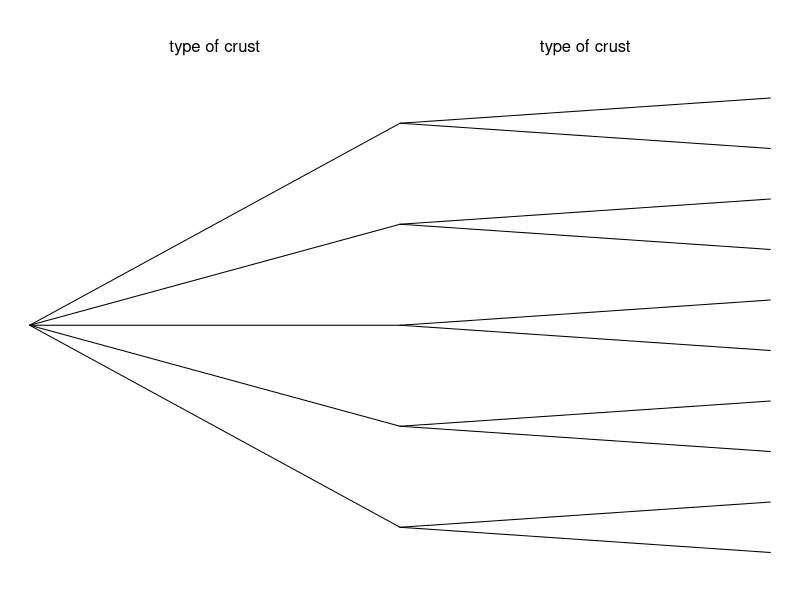

The R script that drew this image:
## ---- chunk 1
names = c("Matilda","Wilhelmina","Rosalie","Norma","Birtie","Clarissa","Claude","Delilah")

item = c("type of crust","topping","type of crust","size","sauce")
items = c("types of crust","toppings","types of crust","sizes","sauces")


while(T){
  ns = sample(2:6,2,replace=T)
  if(prod(ns) < 21){
    break
  }
}

na = sample(names,1)
i = sample(1:length(item),2)
it = item[i]
its = items[i]
## ---- chunk 2
par(mar=c(0,0,0,0))
plot(1,1,type ="n",axes=F,ann=F,xlim=c(0,1),ylim=c(0,1.1))
a = ns[1]
b = prod(ns)

as = (2*(1:a)-1)/(a*2)
bs = (2*(1:b)-1)/(b*2)

for(i in 1:a){
  lines(c(0,0.5),c(0.5,as[i]))
  for(j in 1:ns[2]){
    lines(c(0.5,1),c(as[i],bs[(i-1)*ns[2]+j]))
  }
}
text(0.25,1.05,it[1])
text(0.75,1.05,it[2])
